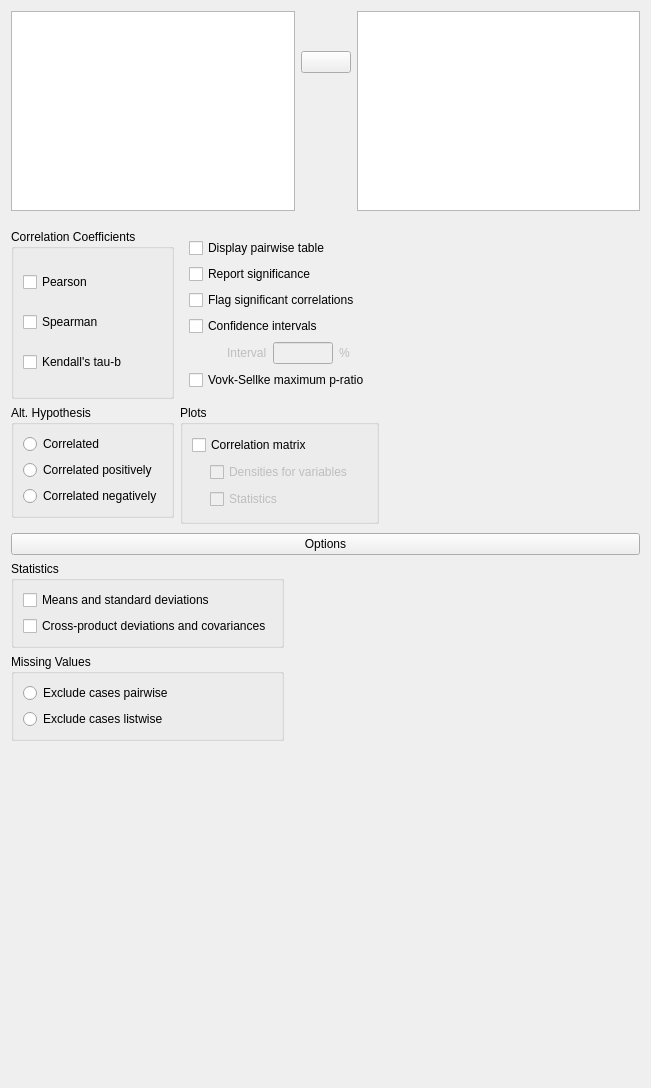
<?xml version="1.0" encoding="UTF-8"?>
<ui version="4.0">
 <class>CorrelationForm</class>
 <widget class="QWidget" name="CorrelationForm">
  <property name="geometry">
   <rect>
    <x>0</x>
    <y>0</y>
    <width>651</width>
    <height>1088</height>
   </rect>
  </property>
  <property name="sizePolicy">
   <sizepolicy hsizetype="Fixed" vsizetype="Preferred">
    <horstretch>0</horstretch>
    <verstretch>0</verstretch>
   </sizepolicy>
  </property>
  <property name="windowTitle">
   <string>Form</string>
  </property>
  <layout class="QGridLayout" name="gridLayout_8">
   <property name="verticalSpacing">
    <number>0</number>
   </property>
   <item row="0" column="0">
    <widget class="QWidget" name="topWidget" native="true">
     <property name="sizePolicy">
      <sizepolicy hsizetype="Preferred" vsizetype="Fixed">
       <horstretch>0</horstretch>
       <verstretch>0</verstretch>
      </sizepolicy>
     </property>
     <property name="minimumSize">
      <size>
       <width>0</width>
       <height>0</height>
      </size>
     </property>
     <layout class="QGridLayout" name="gridLayout_7">
      <property name="leftMargin">
       <number>0</number>
      </property>
      <property name="topMargin">
       <number>0</number>
      </property>
      <property name="rightMargin">
       <number>0</number>
      </property>
      <property name="verticalSpacing">
       <number>0</number>
      </property>
      <item row="3" column="1">
       <spacer name="verticalSpacer">
        <property name="orientation">
         <enum>Qt::Vertical</enum>
        </property>
        <property name="sizeHint" stdset="0">
         <size>
          <width>20</width>
          <height>40</height>
         </size>
        </property>
       </spacer>
      </item>
      <item row="2" column="1">
       <widget class="AssignButton" name="assignButton">
        <property name="sizePolicy">
         <sizepolicy hsizetype="Fixed" vsizetype="Fixed">
          <horstretch>0</horstretch>
          <verstretch>0</verstretch>
         </sizepolicy>
        </property>
        <property name="minimumSize">
         <size>
          <width>50</width>
          <height>0</height>
         </size>
        </property>
        <property name="maximumSize">
         <size>
          <width>50</width>
          <height>16777215</height>
         </size>
        </property>
        <property name="text">
         <string/>
        </property>
       </widget>
      </item>
      <item row="0" column="0" rowspan="4">
       <widget class="AvailableFieldsListView" name="availableVariables">
        <property name="sizePolicy">
         <sizepolicy hsizetype="Expanding" vsizetype="Fixed">
          <horstretch>0</horstretch>
          <verstretch>0</verstretch>
         </sizepolicy>
        </property>
        <property name="minimumSize">
         <size>
          <width>0</width>
          <height>200</height>
         </size>
        </property>
        <property name="maximumSize">
         <size>
          <width>16777215</width>
          <height>200</height>
         </size>
        </property>
       </widget>
      </item>
      <item row="0" column="2" rowspan="4">
       <widget class="BoundListView" name="variables">
        <property name="sizePolicy">
         <sizepolicy hsizetype="Expanding" vsizetype="Fixed">
          <horstretch>0</horstretch>
          <verstretch>0</verstretch>
         </sizepolicy>
        </property>
        <property name="minimumSize">
         <size>
          <width>0</width>
          <height>200</height>
         </size>
        </property>
        <property name="maximumSize">
         <size>
          <width>16777215</width>
          <height>200</height>
         </size>
        </property>
       </widget>
      </item>
      <item row="1" column="1">
       <spacer name="verticalSpacer_2">
        <property name="orientation">
         <enum>Qt::Vertical</enum>
        </property>
        <property name="sizeType">
         <enum>QSizePolicy::Fixed</enum>
        </property>
        <property name="sizeHint" stdset="0">
         <size>
          <width>20</width>
          <height>40</height>
         </size>
        </property>
       </spacer>
      </item>
     </layout>
    </widget>
   </item>
   <item row="1" column="0">
    <widget class="QWidget" name="widget_5" native="true">
     <property name="sizePolicy">
      <sizepolicy hsizetype="Fixed" vsizetype="Fixed">
       <horstretch>0</horstretch>
       <verstretch>0</verstretch>
      </sizepolicy>
     </property>
     <layout class="QGridLayout" name="gridLayout_12">
      <property name="leftMargin">
       <number>0</number>
      </property>
      <property name="rightMargin">
       <number>0</number>
      </property>
      <property name="bottomMargin">
       <number>0</number>
      </property>
      <item row="1" column="1" rowspan="2">
       <widget class="GroupBox" name="plotsContainer">
        <property name="title">
         <string>Plots</string>
        </property>
        <layout class="QGridLayout" name="gridLayout_11">
         <item row="1" column="0" rowspan="2">
          <widget class="QWidget" name="widget_3" native="true">
           <property name="maximumSize">
            <size>
             <width>12</width>
             <height>16777215</height>
            </size>
           </property>
          </widget>
         </item>
         <item row="1" column="1">
          <widget class="BoundCheckBox" name="plotDensities">
           <property name="enabled">
            <bool>false</bool>
           </property>
           <property name="text">
            <string>Densities for variables</string>
           </property>
          </widget>
         </item>
         <item row="0" column="0" colspan="2">
          <widget class="BoundCheckBox" name="plotCorrelationMatrix">
           <property name="text">
            <string>Correlation matrix</string>
           </property>
          </widget>
         </item>
         <item row="2" column="1">
          <widget class="BoundCheckBox" name="plotStatistics">
           <property name="enabled">
            <bool>false</bool>
           </property>
           <property name="text">
            <string>Statistics</string>
           </property>
          </widget>
         </item>
        </layout>
       </widget>
      </item>
      <item row="0" column="1">
       <widget class="QWidget" name="widget_7" native="true">
        <layout class="QGridLayout" name="gridLayout_5">
         <item row="4" column="0">
          <widget class="QWidget" name="confidenceIntervalsIntervalContainer" native="true">
           <property name="enabled">
            <bool>false</bool>
           </property>
           <layout class="QGridLayout" name="gridLayout_4">
            <property name="leftMargin">
             <number>0</number>
            </property>
            <property name="topMargin">
             <number>0</number>
            </property>
            <property name="rightMargin">
             <number>0</number>
            </property>
            <property name="bottomMargin">
             <number>0</number>
            </property>
            <item row="0" column="0">
             <widget class="QWidget" name="widget_8" native="true">
              <property name="minimumSize">
               <size>
                <width>30</width>
                <height>0</height>
               </size>
              </property>
             </widget>
            </item>
            <item row="0" column="2">
             <widget class="BoundTextBox" name="confidenceIntervalsInterval">
              <property name="maximumSize">
               <size>
                <width>60</width>
                <height>16777215</height>
               </size>
              </property>
             </widget>
            </item>
            <item row="0" column="1">
             <widget class="QLabel" name="label">
              <property name="text">
               <string>Interval</string>
              </property>
             </widget>
            </item>
            <item row="0" column="3">
             <widget class="QLabel" name="label_2">
              <property name="text">
               <string>%</string>
              </property>
             </widget>
            </item>
           </layout>
          </widget>
         </item>
         <item row="3" column="0">
          <widget class="BoundCheckBox" name="confidenceIntervals">
           <property name="text">
            <string>Confidence intervals</string>
           </property>
          </widget>
         </item>
         <item row="2" column="0">
          <widget class="BoundCheckBox" name="flagSignificant">
           <property name="text">
            <string>Flag significant correlations</string>
           </property>
          </widget>
         </item>
         <item row="5" column="0">
          <widget class="BoundCheckBox" name="VovkSellkeMPR">
           <property name="sizePolicy">
            <sizepolicy hsizetype="Fixed" vsizetype="Fixed">
             <horstretch>0</horstretch>
             <verstretch>0</verstretch>
            </sizepolicy>
           </property>
           <property name="text">
            <string>Vovk-Sellke maximum p-ratio</string>
           </property>
          </widget>
         </item>
         <item row="1" column="0">
          <widget class="BoundCheckBox" name="reportSignificance">
           <property name="text">
            <string>Report significance</string>
           </property>
          </widget>
         </item>
         <item row="0" column="0">
          <widget class="BoundCheckBox" name="displayPairwise">
           <property name="text">
            <string>Display pairwise table</string>
           </property>
          </widget>
         </item>
        </layout>
       </widget>
      </item>
      <item row="0" column="0">
       <widget class="GroupBox" name="groupBox">
        <property name="title">
         <string>Correlation Coefficients</string>
        </property>
        <layout class="QGridLayout" name="gridLayout_2">
         <property name="horizontalSpacing">
          <number>20</number>
         </property>
         <item row="0" column="0">
          <widget class="BoundCheckBox" name="pearson">
           <property name="text">
            <string>Pearson</string>
           </property>
          </widget>
         </item>
         <item row="2" column="0">
          <widget class="BoundCheckBox" name="kendallsTauB">
           <property name="text">
            <string>Kendall's tau-b</string>
           </property>
          </widget>
         </item>
         <item row="1" column="0">
          <widget class="BoundCheckBox" name="spearman">
           <property name="text">
            <string>Spearman</string>
           </property>
          </widget>
         </item>
        </layout>
       </widget>
      </item>
      <item row="1" column="0">
       <widget class="BoundGroupBox" name="hypothesis">
        <property name="title">
         <string>Alt. Hypothesis</string>
        </property>
        <property name="flat">
         <bool>true</bool>
        </property>
        <layout class="QGridLayout" name="gridLayout_3">
         <item row="1" column="0">
          <widget class="QRadioButton" name="_2correlatedPositively">
           <property name="text">
            <string>Correlated positively</string>
           </property>
          </widget>
         </item>
         <item row="0" column="0">
          <widget class="QRadioButton" name="_1correlated">
           <property name="text">
            <string>Correlated</string>
           </property>
          </widget>
         </item>
         <item row="2" column="0">
          <widget class="QRadioButton" name="_3correlatedNegatively">
           <property name="text">
            <string>Correlated negatively</string>
           </property>
          </widget>
         </item>
        </layout>
       </widget>
      </item>
     </layout>
    </widget>
   </item>
   <item row="2" column="0">
    <widget class="QWidget" name="optionsWidget" native="true">
     <layout class="QGridLayout" name="gridLayout">
      <property name="leftMargin">
       <number>0</number>
      </property>
      <property name="rightMargin">
       <number>0</number>
      </property>
      <property name="bottomMargin">
       <number>3</number>
      </property>
      <item row="0" column="0">
       <widget class="ExpanderButton" name="buttonOptions">
        <property name="sizePolicy">
         <sizepolicy hsizetype="Expanding" vsizetype="Fixed">
          <horstretch>0</horstretch>
          <verstretch>0</verstretch>
         </sizepolicy>
        </property>
        <property name="text">
         <string>Options</string>
        </property>
        <property name="checkable">
         <bool>true</bool>
        </property>
       </widget>
      </item>
      <item row="1" column="0">
       <widget class="QWidget" name="panelOptions" native="true">
        <property name="sizePolicy">
         <sizepolicy hsizetype="Fixed" vsizetype="Fixed">
          <horstretch>0</horstretch>
          <verstretch>0</verstretch>
         </sizepolicy>
        </property>
        <layout class="QGridLayout" name="gridLayout_10">
         <property name="leftMargin">
          <number>0</number>
         </property>
         <property name="topMargin">
          <number>0</number>
         </property>
         <property name="rightMargin">
          <number>0</number>
         </property>
         <property name="bottomMargin">
          <number>0</number>
         </property>
         <item row="1" column="0">
          <widget class="BoundGroupBox" name="missingValues">
           <property name="title">
            <string>Missing Values</string>
           </property>
           <property name="flat">
            <bool>true</bool>
           </property>
           <layout class="QGridLayout" name="gridLayout_9">
            <item row="0" column="0">
             <widget class="QRadioButton" name="_1excludePairwise">
              <property name="text">
               <string>Exclude cases pairwise</string>
              </property>
             </widget>
            </item>
            <item row="1" column="0">
             <widget class="QRadioButton" name="_2excludeListwise">
              <property name="text">
               <string>Exclude cases listwise</string>
              </property>
             </widget>
            </item>
           </layout>
          </widget>
         </item>
         <item row="0" column="0">
          <widget class="GroupBox" name="groupBox_3">
           <property name="title">
            <string>Statistics</string>
           </property>
           <layout class="QGridLayout" name="gridLayout_6">
            <item row="0" column="0">
             <widget class="BoundCheckBox" name="meansAndStdDev">
              <property name="text">
               <string>Means and standard deviations</string>
              </property>
             </widget>
            </item>
            <item row="1" column="0">
             <widget class="BoundCheckBox" name="crossProducts">
              <property name="text">
               <string>Cross-product deviations and covariances</string>
              </property>
             </widget>
            </item>
           </layout>
          </widget>
         </item>
        </layout>
       </widget>
      </item>
     </layout>
    </widget>
   </item>
   <item row="3" column="0">
    <spacer name="verticalSpacer_4">
     <property name="orientation">
      <enum>Qt::Vertical</enum>
     </property>
     <property name="sizeHint" stdset="0">
      <size>
       <width>20</width>
       <height>40</height>
      </size>
     </property>
    </spacer>
   </item>
  </layout>
 </widget>
 <customwidgets>
  <customwidget>
   <class>AssignButton</class>
   <extends>QPushButton</extends>
   <header>widgets/assignbutton.h</header>
  </customwidget>
  <customwidget>
   <class>AvailableFieldsListView</class>
   <extends>QListView</extends>
   <header>widgets/availablefieldslistview.h</header>
  </customwidget>
  <customwidget>
   <class>BoundTextBox</class>
   <extends>QLineEdit</extends>
   <header>widgets/boundtextbox.h</header>
  </customwidget>
  <customwidget>
   <class>BoundGroupBox</class>
   <extends>QGroupBox</extends>
   <header>widgets/boundgroupbox.h</header>
   <container>1</container>
  </customwidget>
  <customwidget>
   <class>BoundCheckBox</class>
   <extends>QCheckBox</extends>
   <header>widgets/boundcheckbox.h</header>
  </customwidget>
  <customwidget>
   <class>BoundListView</class>
   <extends>QListView</extends>
   <header>widgets/boundlistview.h</header>
  </customwidget>
  <customwidget>
   <class>GroupBox</class>
   <extends>QGroupBox</extends>
   <header>widgets/groupbox.h</header>
   <container>1</container>
  </customwidget>
  <customwidget>
   <class>ExpanderButton</class>
   <extends>QPushButton</extends>
   <header>widgets/expanderbutton.h</header>
  </customwidget>
 </customwidgets>
 <tabstops>
  <tabstop>availableVariables</tabstop>
  <tabstop>variables</tabstop>
  <tabstop>assignButton</tabstop>
  <tabstop>pearson</tabstop>
  <tabstop>spearman</tabstop>
  <tabstop>kendallsTauB</tabstop>
  <tabstop>displayPairwise</tabstop>
  <tabstop>reportSignificance</tabstop>
  <tabstop>flagSignificant</tabstop>
  <tabstop>confidenceIntervals</tabstop>
  <tabstop>confidenceIntervalsInterval</tabstop>
  <tabstop>VovkSellkeMPR</tabstop>
  <tabstop>_1correlated</tabstop>
  <tabstop>_2correlatedPositively</tabstop>
  <tabstop>_3correlatedNegatively</tabstop>
  <tabstop>plotCorrelationMatrix</tabstop>
  <tabstop>plotDensities</tabstop>
  <tabstop>plotStatistics</tabstop>
  <tabstop>buttonOptions</tabstop>
  <tabstop>meansAndStdDev</tabstop>
  <tabstop>crossProducts</tabstop>
  <tabstop>_1excludePairwise</tabstop>
  <tabstop>_2excludeListwise</tabstop>
 </tabstops>
 <resources/>
 <connections>
  <connection>
   <sender>plotCorrelationMatrix</sender>
   <signal>toggled(bool)</signal>
   <receiver>plotDensities</receiver>
   <slot>setEnabled(bool)</slot>
   <hints>
    <hint type="sourcelabel">
     <x>371</x>
     <y>443</y>
    </hint>
    <hint type="destinationlabel">
     <x>383</x>
     <y>466</y>
    </hint>
   </hints>
  </connection>
  <connection>
   <sender>plotCorrelationMatrix</sender>
   <signal>toggled(bool)</signal>
   <receiver>plotStatistics</receiver>
   <slot>setEnabled(bool)</slot>
   <hints>
    <hint type="sourcelabel">
     <x>371</x>
     <y>443</y>
    </hint>
    <hint type="destinationlabel">
     <x>383</x>
     <y>487</y>
    </hint>
   </hints>
  </connection>
  <connection>
   <sender>confidenceIntervals</sender>
   <signal>toggled(bool)</signal>
   <receiver>confidenceIntervalsIntervalContainer</receiver>
   <slot>setEnabled(bool)</slot>
   <hints>
    <hint type="sourcelabel">
     <x>290</x>
     <y>307</y>
    </hint>
    <hint type="destinationlabel">
     <x>290</x>
     <y>335</y>
    </hint>
   </hints>
  </connection>
 </connections>
</ui>
